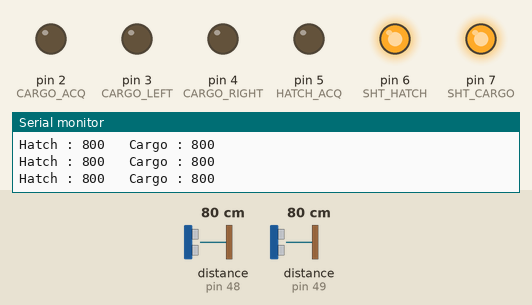
This sketch was run on a simulated Arduino Uno, built with avr-gcc and run on an emulated ATmega328P. Parts: output pins drawn as LEDs (lit = HIGH), the last lines printed to the serial monitor. The inputs (shaded band) are chosen by the test bench; at power-on: distance to the obstacle (sensors on pin 48, pin 49) 80 cm.

Above: at 1.2 s.
1.3 s: distance to the obstacle (sensor on pin 48) set to 5 cm
2.8 s: distance to the obstacle (sensor on pin 48) set to 2 cm
At 3.3 s:
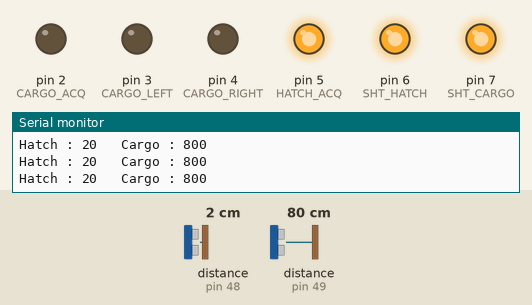
4.4 s: distance to the obstacle (sensor on pin 49) set to 59 cm
5.9 s: distance to the obstacle (sensor on pin 49) set to 50 cm
At 6.8 s:
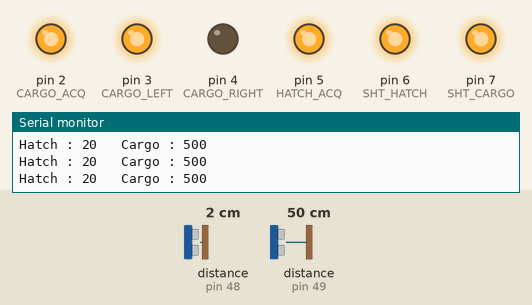
7.4 s: distance to the obstacle (sensor on pin 48) set to 4 cm
At 8.0 s:
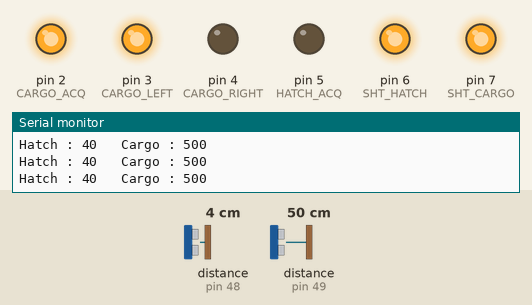
8.9 s: distance to the obstacle (sensor on pin 49) set to 26 cm
10.4 s: distance to the obstacle (sensor on pin 49) set to 21 cm
At 11.6 s:
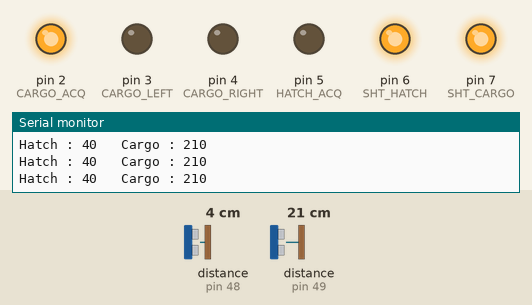
Timing chart, 0 to 12.9 s (numbered marks = the images above; inputs shaded):
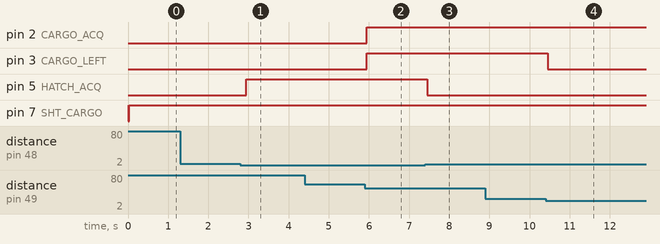

The sketch:

Cargo_Hatch_Lidars.ino
```cpp
#include "Adafruit_VL53L0X.h"

/*Cargo_Hatch Lidars alert the RoboRio of the following through Discrete output pins 8, 9, 10, 11
pin 8  Cargo to the left
pin 9  Cargo to the right
pin 10 Cargo in place
pin 11 Hatch in place

pin 6 connects to the Cargo Lidar SHDN and pin 7 connects to the Hatch Lidar SHDN
*/

// address we will assign if dual sensor is present
#define HATCH_ADDRESS 0x30
#define CARGO_ADDRESS 0x31

// set the pins to shutdown
#define SHT_HATCH 6
#define SHT_CARGO 7

//set Robo Rio pins
#define CARGO_ACQ 2
#define CARGO_LEFT 3
#define CARGO_RIGHT 4
#define HATCH_ACQ 5

#define BOX_WIDTH 647//25.4 inches
#define CARGO_WIDTH 350 //13.77 inches
#define HATCH_ACQ_DIST 40 //About 1.5 inches
#define SENSOR_OFFSET 28  //about 1.125 inches

int m_cargoLeft;
int m_cargoRight;


// objects for the vl53l0x
Adafruit_VL53L0X hatchLidar = Adafruit_VL53L0X();
Adafruit_VL53L0X cargoLidar = Adafruit_VL53L0X();

// this holds the measurement
VL53L0X_RangingMeasurementData_t measure_Hatch;
VL53L0X_RangingMeasurementData_t measure_Cargo;

/*
    Reset all sensors by setting all of their XSHUT pins low for delay(10), then set all XSHUT high to bring out of reset
    Keep sensor #1 awake by keeping XSHUT pin high
    Put all other sensors into shutdown by pulling XSHUT pins low
    Initialize sensor #1 with lox.begin(new_i2c_address) Pick any number but 0x29 and it must be under 0x7F. Going with 0x30 to 0x3F is probably OK.
    Keep sensor #1 awake, and now bring sensor #2 out of reset by setting its XSHUT pin high.
    Initialize sensor #2 with lox.begin(new_i2c_address) Pick any number but 0x29 and whatever you set the first sensor to
 */
void setID() {
  // all reset
  digitalWrite(SHT_HATCH, LOW);
  digitalWrite(SHT_CARGO, LOW);
  delay(10);
  // all unreset
  digitalWrite(SHT_HATCH, HIGH);
  digitalWrite(SHT_CARGO, HIGH);
  delay(10);

  // activating LOX1 and reseting cargoLidar
  digitalWrite(SHT_HATCH, HIGH);
  digitalWrite(SHT_CARGO, LOW);

  // initing LOX1
  if(!hatchLidar.begin(HATCH_ADDRESS)) {
    Serial.println(F("Failed to boot first VL53L0X"));
    while(1);
  }
  delay(10);

  // activating cargoLidar
  digitalWrite(SHT_CARGO, HIGH);
  delay(10);

  //initing cargoLidar
  if(!cargoLidar.begin(CARGO_ADDRESS)) {
    Serial.println(F("Failed to boot second VL53L0X"));
    while(1);
  }
}

void read_dual_sensors() {

  hatchLidar.rangingTest(&measure_Hatch, false); // pass in 'true' to get debug data printout!
  cargoLidar.rangingTest(&measure_Cargo, false); // pass in 'true' to get debug data printout!

  // print sensor one reading
 // Serial.print("Hatch: ");
 // if(measure_Hatch.RangeStatus != 4) {     // if not out of range
    Serial.print("Hatch : ");
    Serial.print(measure_Hatch.RangeMilliMeter);

    if(measure_Hatch.RangeMilliMeter < HATCH_ACQ_DIST){digitalWrite(HATCH_ACQ, HIGH);}
    else {digitalWrite(HATCH_ACQ, LOW);}
  //} else {
 //   Serial.print("Out of range");
 //}

  //Serial.print(" ");

  // print sensor two reading
  //Serial.print("   Cargo: ");
  //if(measure_Cargo.RangeStatus != 4) {

   int icapt = BOX_WIDTH - 100;
   /*uint16_t cargoDistU = measure_Cargo.RangeMilliMeter;
   int cargoDist = (int)cargoDistU;
   Serial.print(cargoDist);*/

  Serial.print("   Cargo : ");
  Serial.println(measure_Cargo.RangeMilliMeter);


    if(measure_Cargo.RangeMilliMeter < m_cargoRight){digitalWrite(CARGO_RIGHT, HIGH);}
    else {digitalWrite(CARGO_RIGHT, LOW);}

    if(measure_Cargo.RangeMilliMeter < icapt && measure_Cargo.RangeMilliMeter > m_cargoLeft){digitalWrite(CARGO_LEFT, HIGH);}
    else {digitalWrite(CARGO_LEFT, LOW);}

    if(measure_Cargo.RangeMilliMeter < icapt){digitalWrite(CARGO_ACQ, HIGH);}
    else {digitalWrite(CARGO_ACQ, LOW);}


  //} else {
  //  Serial.print("Out of range");
  //}

  Serial.println();
}

void setup() {
  Serial.begin(115200);

  int eachSideCtr =( BOX_WIDTH - CARGO_WIDTH)/2;
  m_cargoRight = eachSideCtr/2 - SENSOR_OFFSET ;

  m_cargoLeft =  BOX_WIDTH - CARGO_WIDTH - m_cargoRight - SENSOR_OFFSET;

  Serial.print(" Cargo right = ");
  Serial.print(m_cargoRight);
  Serial.print(" Cargo left = ");
  Serial.println(m_cargoLeft);


  // wait until serial port opens for native USB devices
  while (! Serial) { delay(1); }

  pinMode(SHT_HATCH, OUTPUT);
  pinMode(SHT_CARGO, OUTPUT);

  Serial.println("Shutdown pins inited...");

  digitalWrite(SHT_HATCH, LOW);
  digitalWrite(SHT_CARGO, LOW);

  Serial.println("Both in reset mode...(pins are low)");


  Serial.println("Starting...");
  setID();

   pinMode(CARGO_ACQ, OUTPUT);
   pinMode(CARGO_LEFT, OUTPUT);
   pinMode(CARGO_RIGHT, OUTPUT);
   pinMode(HATCH_ACQ, OUTPUT);
}

void loop() {

  read_dual_sensors();
  delay(100);
}
```

Measured:
- the behaviour switches between 4 and 3 cm on distance to the obstacle (sensor on pin 48) (found by bisection; images 0 and 1)
- the behaviour switches between 55 and 54 cm on distance to the obstacle (sensor on pin 49) (found by bisection; images 1 and 2)
- the behaviour switches between 23 and 22 cm on distance to the obstacle (sensor on pin 49) (found by bisection; images 3 and 4)
- after the input at 2.8 s, pin 5 (HATCH_ACQ): LOW → HIGH after 0.15 s
- after the input at 5.9 s, pin 2 (CARGO_ACQ), pin 3 (CARGO_LEFT): LOW → HIGH after 0.05 s
- after the input at 7.4 s, pin 5 (HATCH_ACQ): HIGH → LOW after 0.05 s
- after the input at 10.4 s, pin 3 (CARGO_LEFT): HIGH → LOW after 0.05 s
